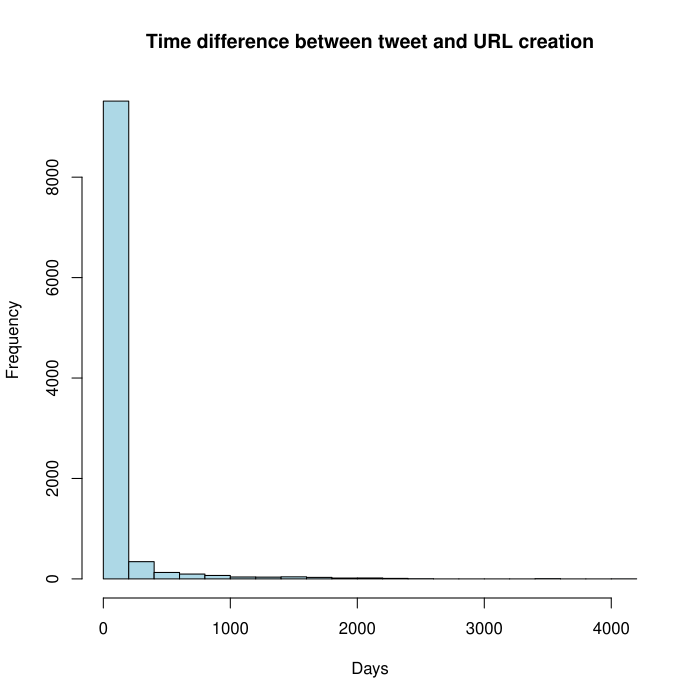

Generate this figure with R:
#data <- as.matrix(read.table("redirectsData",header=TRUE, sep=","))
data <- read.table("timedifdata",header=TRUE)
Days <- c(data$time)
hist(Days,col="lightblue",main="Time difference between tweet and URL creation")
#barplot(data,main="Redirects",xlab="Code",ylab="Total",col="blue")
